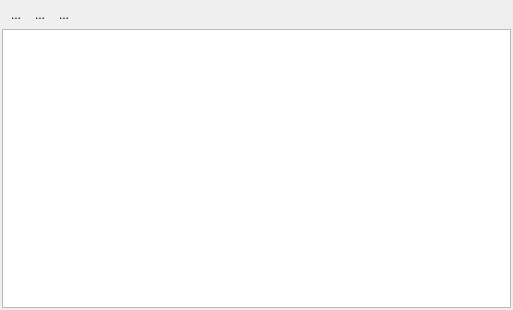
<?xml version="1.0" encoding="UTF-8"?>
<ui version="4.0">
 <class>Form</class>
 <widget class="QWidget" name="Form">
  <property name="geometry">
   <rect>
    <x>0</x>
    <y>0</y>
    <width>513</width>
    <height>310</height>
   </rect>
  </property>
  <property name="windowTitle">
   <string>Form</string>
  </property>
  <layout class="QVBoxLayout" name="verticalLayout">
   <property name="spacing">
    <number>2</number>
   </property>
   <property name="leftMargin">
    <number>2</number>
   </property>
   <property name="topMargin">
    <number>2</number>
   </property>
   <property name="rightMargin">
    <number>2</number>
   </property>
   <property name="bottomMargin">
    <number>2</number>
   </property>
   <item>
    <widget class="QFrame" name="btnBox">
     <property name="frameShape">
      <enum>QFrame::NoFrame</enum>
     </property>
     <property name="frameShadow">
      <enum>QFrame::Sunken</enum>
     </property>
     <layout class="QHBoxLayout" name="horizontalLayout">
      <property name="spacing">
       <number>0</number>
      </property>
      <property name="leftMargin">
       <number>2</number>
      </property>
      <property name="topMargin">
       <number>2</number>
      </property>
      <property name="rightMargin">
       <number>2</number>
      </property>
      <property name="bottomMargin">
       <number>2</number>
      </property>
      <item>
       <widget class="QToolButton" name="btnLoadFile">
        <property name="toolTip">
         <string>Open text file</string>
        </property>
        <property name="text">
         <string>...</string>
        </property>
        <property name="icon">
         <iconset resource="../../../../../QGIS/images/images.qrc">
          <normaloff>:/images/themes/default/mActionFileOpen.svg</normaloff>:/images/themes/default/mActionFileOpen.svg</iconset>
        </property>
        <property name="autoRaise">
         <bool>true</bool>
        </property>
       </widget>
      </item>
      <item>
       <widget class="QToolButton" name="btnSaveFile">
        <property name="toolTip">
         <string>Save file</string>
        </property>
        <property name="text">
         <string>...</string>
        </property>
        <property name="icon">
         <iconset resource="../../../../../QGIS/images/images.qrc">
          <normaloff>:/images/themes/default/mActionFileSave.svg</normaloff>:/images/themes/default/mActionFileSave.svg</iconset>
        </property>
        <property name="shortcut">
         <string>Ctrl+S</string>
        </property>
        <property name="autoRaise">
         <bool>true</bool>
        </property>
       </widget>
      </item>
      <item>
       <widget class="QToolButton" name="btnSaveFileAs">
        <property name="toolTip">
         <string>Save as...</string>
        </property>
        <property name="text">
         <string>...</string>
        </property>
        <property name="icon">
         <iconset resource="../../../../../QGIS/images/images.qrc">
          <normaloff>:/images/themes/default/mActionFileSaveAs.svg</normaloff>:/images/themes/default/mActionFileSaveAs.svg</iconset>
        </property>
        <property name="autoRaise">
         <bool>true</bool>
        </property>
       </widget>
      </item>
      <item>
       <spacer name="horizontalSpacer">
        <property name="orientation">
         <enum>Qt::Horizontal</enum>
        </property>
        <property name="sizeHint" stdset="0">
         <size>
          <width>40</width>
          <height>20</height>
         </size>
        </property>
       </spacer>
      </item>
     </layout>
    </widget>
   </item>
   <item>
    <widget class="QTextEdit" name="mTextEdit">
     <property name="lineWrapMode">
      <enum>QTextEdit::NoWrap</enum>
     </property>
    </widget>
   </item>
  </layout>
  <action name="actionLoadFile">
   <property name="icon">
    <iconset resource="../../../../../QGIS/images/images.qrc">
     <normaloff>:/images/themes/default/mActionFileOpen.svg</normaloff>:/images/themes/default/mActionFileOpen.svg</iconset>
   </property>
   <property name="text">
    <string>Load File</string>
   </property>
  </action>
  <action name="actionSaveFile">
   <property name="icon">
    <iconset resource="../../../../../QGIS/images/images.qrc">
     <normaloff>:/images/themes/default/mActionFileSave.svg</normaloff>:/images/themes/default/mActionFileSave.svg</iconset>
   </property>
   <property name="text">
    <string>Save File</string>
   </property>
  </action>
  <action name="actionSaveFileAs">
   <property name="icon">
    <iconset resource="../../../../../QGIS/images/images.qrc">
     <normaloff>:/images/themes/default/mActionFileSaveAs.svg</normaloff>:/images/themes/default/mActionFileSaveAs.svg</iconset>
   </property>
   <property name="text">
    <string>Save File as...</string>
   </property>
  </action>
 </widget>
 <resources>
  <include location="../../enmapboxresources.qrc"/>
  <include location="../../../../../QGIS/images/images.qrc"/>
 </resources>
 <connections/>
</ui>
